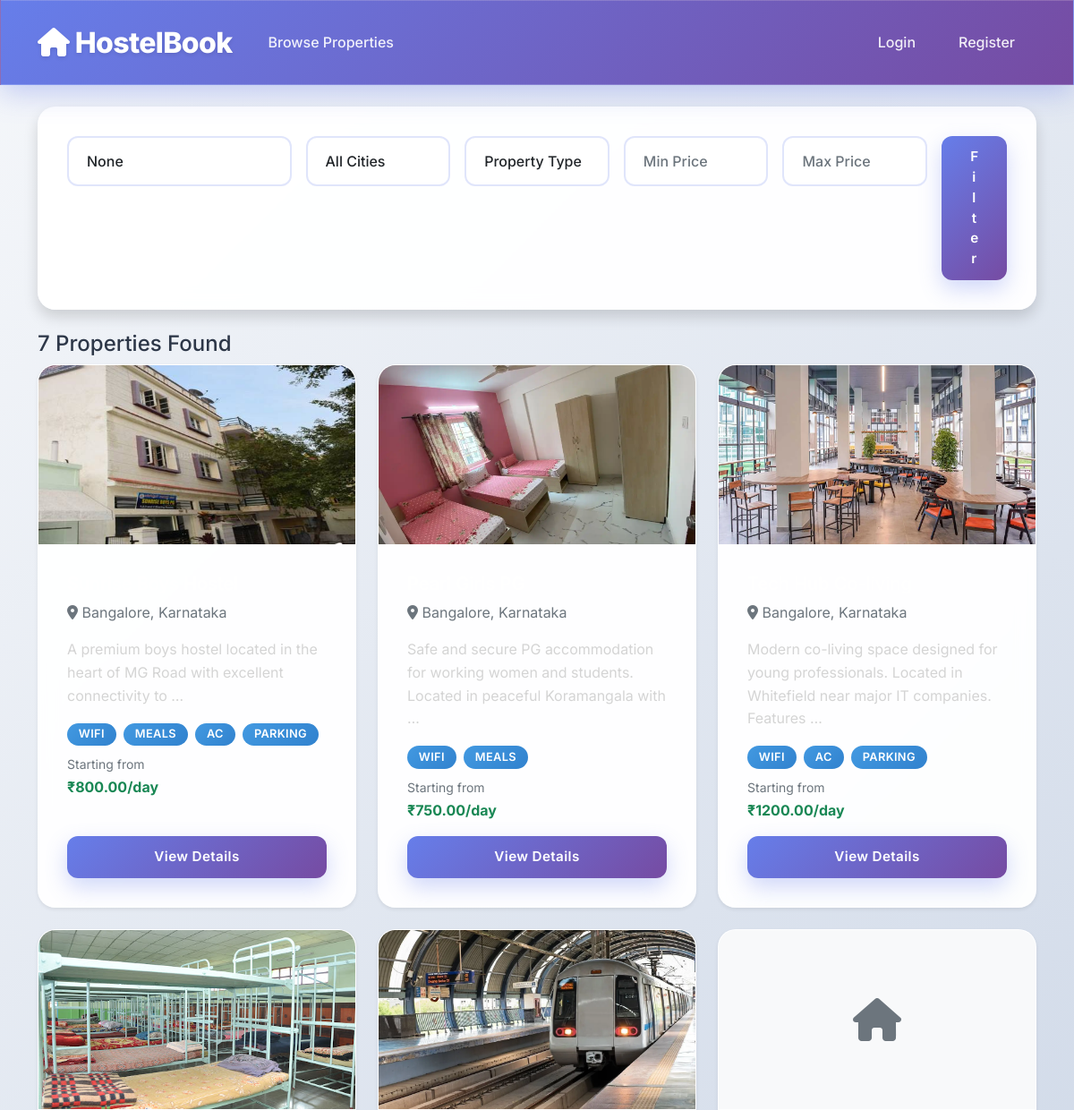
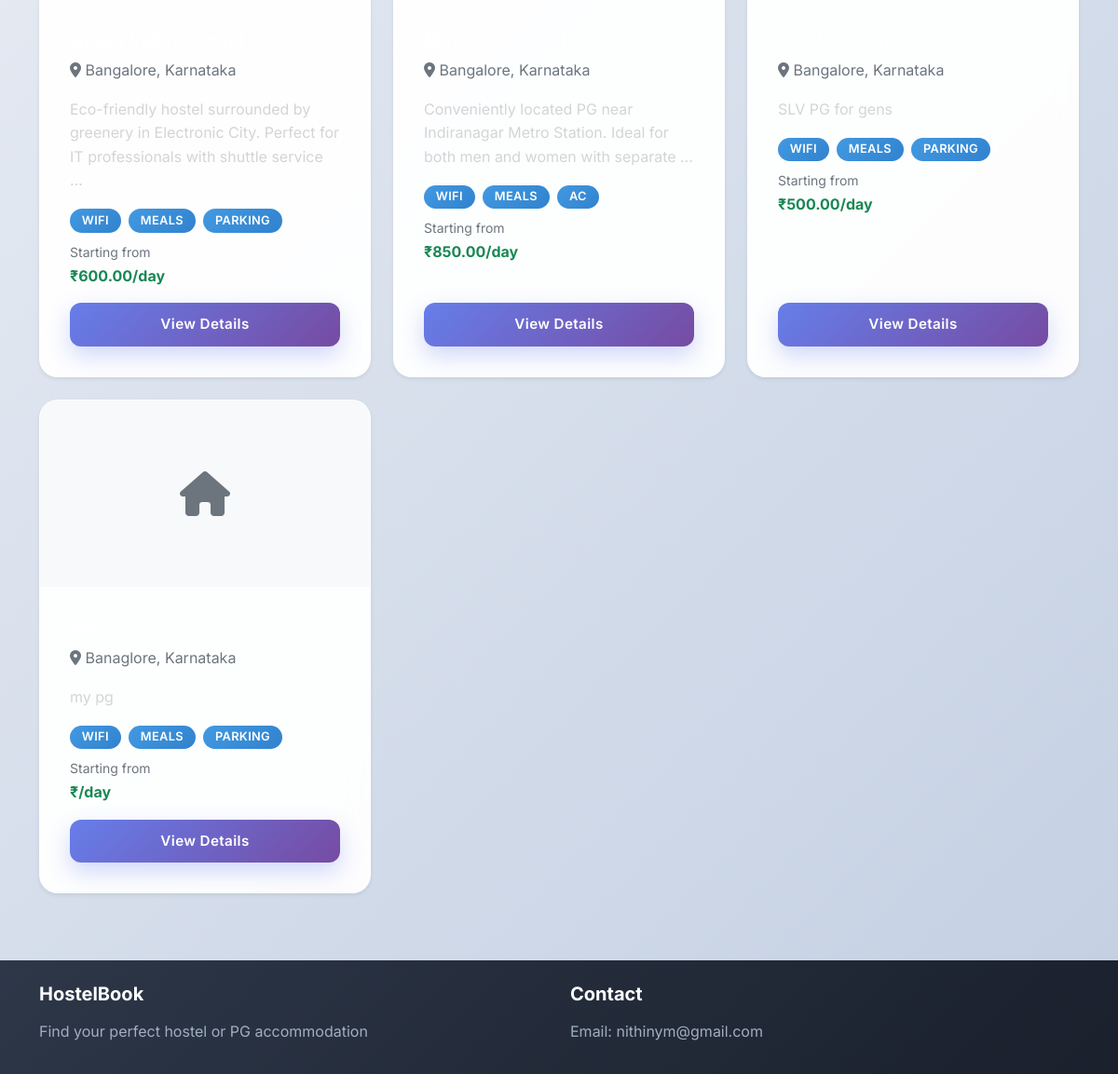
Page /properties/ on the committed database (2 pictures, top to bottom).
### properties/models.py (models this page shows, shortened)
class Property(models.Model):
    PROPERTY_TYPES = (
        ('hostel', 'Hostel'),
        ('pg', 'Paying Guest'),
    )
    owner = models.ForeignKey(User, on_delete=models.CASCADE, related_name='properties')
    name = models.CharField(max_length=200)
    property_type = models.CharField(max_length=10, choices=PROPERTY_TYPES)
    description = models.TextField()
    address = models.TextField()
    city = models.CharField(max_length=100)
    state = models.CharField(max_length=100)
    pincode = models.CharField(max_length=10)
    latitude = models.DecimalField(max_digits=10, decimal_places=7, null=True, blank=True)
    longitude = models.DecimalField(max_digits=10, decimal_places=7, null=True, blank=True)
    wifi = models.BooleanField(default=False)
    meals = models.BooleanField(default=False)
    ac = models.BooleanField(default=False)
    laundry = models.BooleanField(default=False)
    parking = models.BooleanField(default=False)
    security = models.BooleanField(default=False)
    is_active = models.BooleanField(default=True)
    created_at = models.DateTimeField(auto_now_add=True)
    updated_at = models.DateTimeField(auto_now=True)

class PropertyImage(models.Model):
    property_obj = models.ForeignKey(Property, on_delete=models.CASCADE, related_name='images')
    image = models.ImageField(upload_to='property_images/')
    caption = models.CharField(max_length=200, blank=True)
    is_primary = models.BooleanField(default=False)

class Room(models.Model):
    ROOM_TYPES = (
        ('shared', 'Shared'),
        ('private', 'Private'),
        ('semi_private', 'Semi-Private'),
    )
    property_obj = models.ForeignKey(Property, on_delete=models.CASCADE, related_name='rooms')
    room_number = models.CharField(max_length=10)
    room_type = models.CharField(max_length=15, choices=ROOM_TYPES)
    capacity = models.PositiveIntegerField()
    current_occupancy = models.PositiveIntegerField(default=0)
    daily_rate = models.DecimalField(max_digits=10, decimal_places=2)
    monthly_rate = models.DecimalField(max_digits=10, decimal_places=2)
    security_deposit = models.DecimalField(max_digits=10, decimal_places=2, default=0)
    attached_bathroom = models.BooleanField(default=False)
    balcony = models.BooleanField(default=False)
    is_available = models.BooleanField(default=True)
    created_at = models.DateTimeField(auto_now_add=True)

### properties/views.py (the view)
# urls.py: path('', views.property_list, name='property_list'),
def property_list(request):
    properties = Property.objects.filter(is_active=True).annotate(
        min_price=Min('rooms__daily_rate')
    )
    search = request.GET.get('search')
    city = request.GET.get('city')
    property_type = request.GET.get('property_type')
    min_price = request.GET.get('min_price')
    max_price = request.GET.get('max_price')
    if search:
        properties = properties.filter(
            Q(name__icontains=search) |
            Q(address__icontains=search) |
            Q(city__icontains=search)
        )
    if city:
        properties = properties.filter(city__icontains=city)
    if property_type:
        properties = properties.filter(property_type=property_type)
    if min_price:
        properties = properties.filter(rooms__daily_rate__gte=min_price).distinct()
    if max_price:
        properties = properties.filter(rooms__daily_rate__lte=max_price).distinct()
    cities = Property.objects.values_list('city', flat=True).distinct()
    context = {
        'properties': properties,
        'cities': cities,
        'search': search,
        'selected_city': city,
        'selected_type': property_type,
        'min_price': min_price,
        'max_price': max_price,
    }
    return render(request, 'properties/property_list.html', context)

### templates/properties/property_list.html (shortened to what this page needs)
{% extends 'base.html' %}
{% block content %}
<div class="container mt-4">
    <div class="card shadow mb-4">
        <div class="card-body">
            <form method="GET">
                <div class="row g-3">
                    <div class="col-md-3">
                        <input type="text" class="form-control" name="search" value="{{ search }}" placeholder="Search location...">
                    </div>
                    <div class="col-md-2">
                        <select class="form-select" name="city">
                            <option value="">All Cities</option>
                        </select>
                    </div>
                    <div class="col-md-2">
                        <select class="form-select" name="property_type">
                            <option value="">Property Type</option>
                        </select>
                    </div>
                    <div class="col-md-2">
                        <input type="number" class="form-control" name="min_price" value="{{ min_price }}" placeholder="Min Price">
                    </div>
                    <div class="col-md-2">
                        <input type="number" class="form-control" name="max_price" value="{{ max_price }}" placeholder="Max Price">
                    </div>
                    <div class="col-md-1">
                        <button type="submit" class="btn btn-primary w-100">Filter</button>
                    </div>
                </div>
            </form>
        </div>
    </div>
    <div class="row">
        <div class="col-12">
            <h4>{{ properties.count }} Properties Found</h4>
        </div>
    </div>
    <div class="row">
        {% for property in properties %}
        <div class="col-lg-4 col-md-6 mb-4">
            <div class="card h-100 shadow-sm">
                {% if property.images.exists %}
                    <img src="{{ property.images.first.image.url }}" class="card-img-top" style="height: 200px; object-fit: cover;" alt="{{ property.name }}">
                {% else %}
                    <div class="card-img-top bg-light d-flex align-items-center justify-content-center" style="height: 200px;">
                        <i class="fas fa-home fa-3x text-muted"></i>
                    </div>
                {% endif %}
                <div class="card-body d-flex flex-column">
                    <h5 class="card-title">{{ property.name }}</h5>
                    <p class="card-text text-muted">
                        <i class="fas fa-map-marker-alt"></i> {{ property.city }}, {{ property.state }}
                    </p>
                    <p class="card-text">{{ property.description|truncatewords:15 }}</p>
                    <div class="mb-2">
                        {% if property.wifi %}<span class="badge bg-info me-1">WiFi</span>{% endif %}
                        {% if property.meals %}<span class="badge bg-info me-1">Meals</span>{% endif %}
                        {% if property.ac %}<span class="badge bg-info me-1">AC</span>{% endif %}
                        {% if property.parking %}<span class="badge bg-info me-1">Parking</span>{% endif %}
                    </div>
                    <div class="mb-3">
                        <small class="text-muted">Starting from</small><br>
                        <strong class="text-success">₹{{ property.rooms.first.daily_rate }}/day</strong>
                    </div>
                    <div class="mt-auto">
                        <a href="{% url 'property_detail' property.pk %}" class="btn btn-primary w-100">View Details</a>
                    </div>
                </div>
            </div>
        </div>
        {% endfor %}
    </div>
</div>
{% endblock %}

### templates/base.html (shortened to what this page needs)
<!DOCTYPE html>
<html lang="en">
<head>
    <link href="https://cdn.jsdelivr.net/npm/bootstrap@5.1.3/dist/css/bootstrap.min.css" rel="stylesheet">
    <link href="https://cdnjs.cloudflare.com/ajax/libs/font-awesome/6.0.0/css/all.min.css" rel="stylesheet">
    {% load static %}
    <link href="{% static 'css/style.css' %}" rel="stylesheet">
</head>
<body>
    <nav class="navbar navbar-expand-lg navbar-dark bg-primary" style="z-index:99;">
        <div class="container">
            <a class="navbar-brand" href="{% url 'home' %}">
                <i class="fas fa-home"></i> HostelBook
            </a>
            <div class="collapse navbar-collapse" id="navbarNav">
                <ul class="navbar-nav me-auto">
                    <li class="nav-item">
                        <a class="nav-link" href="{% url 'property_list' %}">Browse Properties</a>
                    </li>
                </ul>
                <ul class="navbar-nav">
                    {% if user.is_authenticated %}
                        <li class="nav-item dropdown">
                            <a class="nav-link dropdown-toggle" href="#" id="navbarDropdown" role="button" data-bs-toggle="dropdown">
                                <i class="fas fa-user"></i> {{ user.username }}
                            </a>
                            <ul class="dropdown-menu">
                                <li><a class="dropdown-item" href="{% url 'dashboard' %}">Dashboard</a></li>
                                <li><a class="dropdown-item" href="{% url 'profile' %}">Profile</a></li>
                                {% if user.user_type == 'user' %}
                                <li><a class="dropdown-item" href="{% url 'booking_list' %}">My Bookings</a></li>
                                {% endif %}
                                <li><hr class="dropdown-divider"></li>
                                <li>
                                    <form method="post" action="{% url 'logout' %}" class="d-inline">
                                        {% csrf_token %}
                                        <button type="submit" class="dropdown-item">Logout</button>
                                    </form>
                                </li>
                            </ul>
                        </li>
                    {% else %}
                        <li class="nav-item">
                            <a class="nav-link" href="{% url 'login' %}">Login</a>
                        </li>
                        <li class="nav-item">
                            <a class="nav-link" href="{% url 'register' %}">Register</a>
                        </li>
                    {% endif %}
                </ul>
            </div>
        </div>
    </nav>
    <main>
        {% block content %}{% endblock %}
    </main>
    <footer class="bg-dark text-light py-4 mt-5">
        <div class="container">
            <div class="row">
                <div class="col-md-6">
                    <h5>HostelBook</h5>
                    <p>Find your perfect hostel or PG accommodation</p>
                </div>
                <div class="col-md-6">
                    <h5>Contact</h5>
                    <p>Email: nithinym@gmail.com</p>
                </div>
            </div>
        </div>
    </footer>
</body>
</html>

### static/css/style.css (style rules this page uses)
* { box-sizing: border-box; margin: 0; padding: 0; }
body { font-family: 'Inter', -apple-system, BlinkMacSystemFont, 'Segoe UI', Roboto, Oxygen, Ubuntu, Cantarell, 'Open Sans', 'Helvetica Neue', sans-serif; background: linear-gradient(135deg, #f5f7fa 0%, #c3cfe2 100%); color: #2d3748; line-height: 1.6; font-size: 16px; min-height: 100vh; font-weight: 400; }
.navbar { background: linear-gradient(135deg, #667eea 0%, #764ba2 100%) !important; backdrop-filter: blur(10px); box-shadow: 0 8px 32px rgba(102, 126, 234, 0.37); border: 1px solid rgba(255, 255, 255, 0.18); padding: 1rem 0; }
.navbar-brand { font-weight: 800; font-size: 2rem; color: #fff !important; letter-spacing: -0.02em; text-shadow: 0 2px 4px rgba(0, 0, 0, 0.1); }
.nav-link { color: rgba(255, 255, 255, 0.9) !important; font-weight: 500; padding: 0.75rem 1.25rem !important; border-radius: 0.5rem; transition: all 0.3s cubic-bezier(0.4, 0, 0.2, 1); margin: 0 0.25rem; }
.btn { font-weight: 600; border-radius: 0.75rem; padding: 0.75rem 2rem; border: none; transition: all 0.3s cubic-bezier(0.4, 0, 0.2, 1); font-size: 0.95rem; letter-spacing: 0.025em; }
.btn-primary { background: linear-gradient(135deg, #667eea 0%, #764ba2 100%); box-shadow: 0 10px 25px rgba(102, 126, 234, 0.3); color: #fff; }
.card { background: rgba(255, 255, 255, 0.95); backdrop-filter: blur(10px); border: 1px solid rgba(255, 255, 255, 0.2); border-radius: 1.25rem; box-shadow: 0 20px 40px rgba(0, 0, 0, 0.1); transition: all 0.3s cubic-bezier(0.4, 0, 0.2, 1); overflow: hidden; }
.card-body { padding: 2rem; color: #4a5568; }
.form-control, .form-select { background: rgba(255, 255, 255, 0.95); border: 2px solid rgba(102, 126, 234, 0.2); border-radius: 0.75rem; padding: 0.875rem 1.25rem; font-size: 1rem; font-weight: 500; transition: all 0.3s cubic-bezier(0.4, 0, 0.2, 1); backdrop-filter: blur(5px); }
.badge { font-weight: 600; font-size: 0.8rem; padding: 0.5em 1em; border-radius: 2rem; letter-spacing: 0.025em; text-transform: uppercase; }
.badge.bg-info { background: linear-gradient(135deg, #4299e1 0%, #3182ce 100%) !important; color: #fff; }
footer { background: linear-gradient(135deg, #2d3748 0%, #1a202c 100%); color: #e2e8f0; padding: 3rem 0 2rem; margin-top: auto; }
footer h5 { color: #fff; font-weight: 700; margin-bottom: 1rem; }
footer p { color: #a0aec0; margin-bottom: 0.5rem; }
h5 { color:white; }
p { color:rgb(212, 212, 212); }
span,strong { color:rgb(212, 212, 212); }

### rows in the picture
Property: images.first.image (picture), city "Bangalore", state "Karnataka", description "A premium boys hostel located in the heart of MG Road with excellent connectivity to …", wifi "WIFI", meals "MEALS", ac "AC", parking "PARKING", rooms.first.daily_rate "800.00"
Property: images.first.image (picture), city "Bangalore", state "Karnataka", description "Safe and secure PG accommodation for working women and students. Located in peaceful Koramangala with …", wifi "WIFI", meals "MEALS", rooms.first.daily_rate "750.00"
Property: images.first.image (picture), city "Bangalore", state "Karnataka", description "Modern co-living space designed for young professionals. Located in Whitefield near major IT companies. Features …", wifi "WIFI", ac "AC", parking "PARKING", rooms.first.daily_rate "1200.00"
Property: images.first.image (picture), city "Bangalore", state "Karnataka", description "Eco-friendly hostel surrounded by greenery in Electronic City. Perfect for IT professionals with shuttle service …", wifi "WIFI", meals "MEALS", parking "PARKING", rooms.first.daily_rate "600.00"
Property: images.first.image (picture), city "Bangalore", state "Karnataka", description "Conveniently located PG near Indiranagar Metro Station. Ideal for both men and women with separate …", wifi "WIFI", meals "MEALS", ac "AC", rooms.first.daily_rate "850.00"
Property: city "Bangalore", state "Karnataka", description "SLV PG for gens", wifi "WIFI", meals "MEALS", parking "PARKING", rooms.first.daily_rate "500.00"
Property: city "Banaglore", state "Karnataka", description "my pg", wifi "WIFI", meals "MEALS", parking "PARKING"

### other values in the picture
{{ properties.count }} "7"
